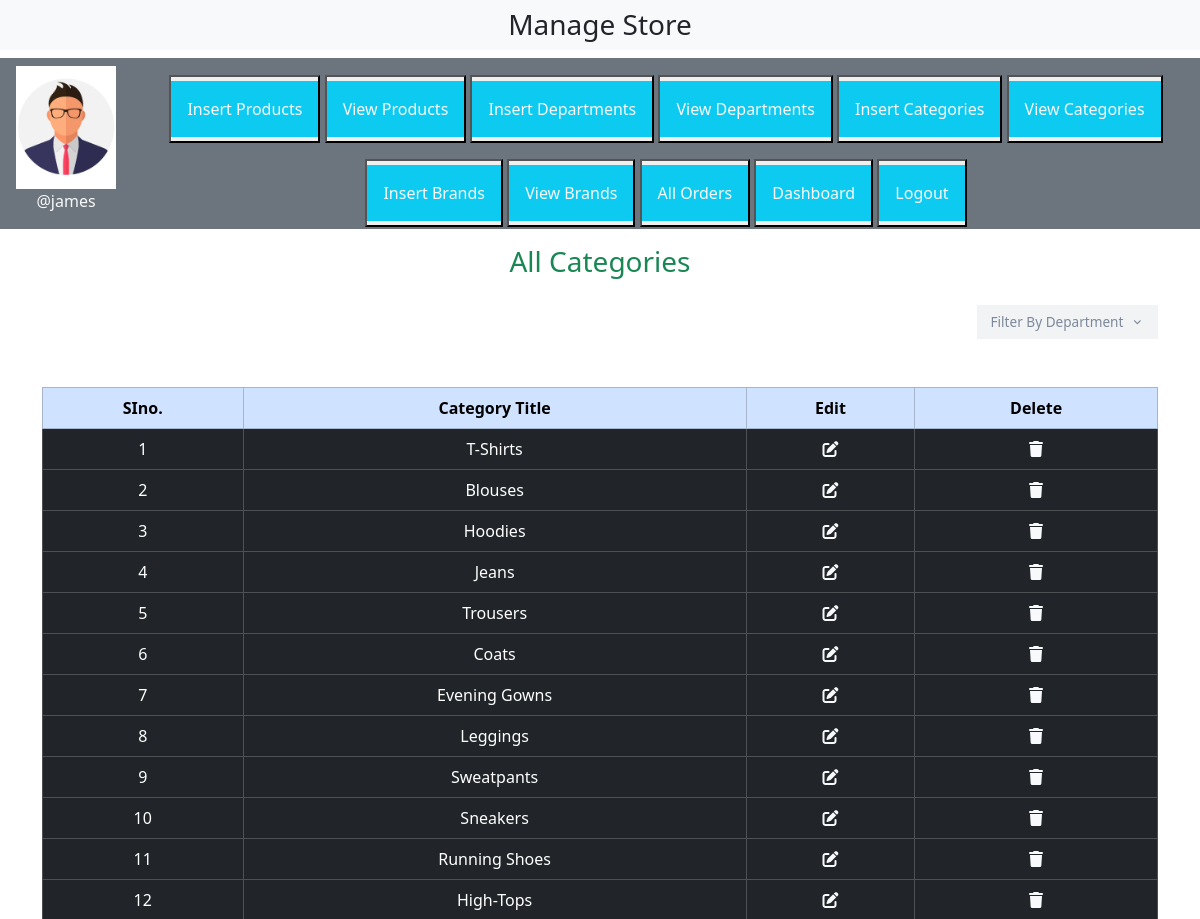
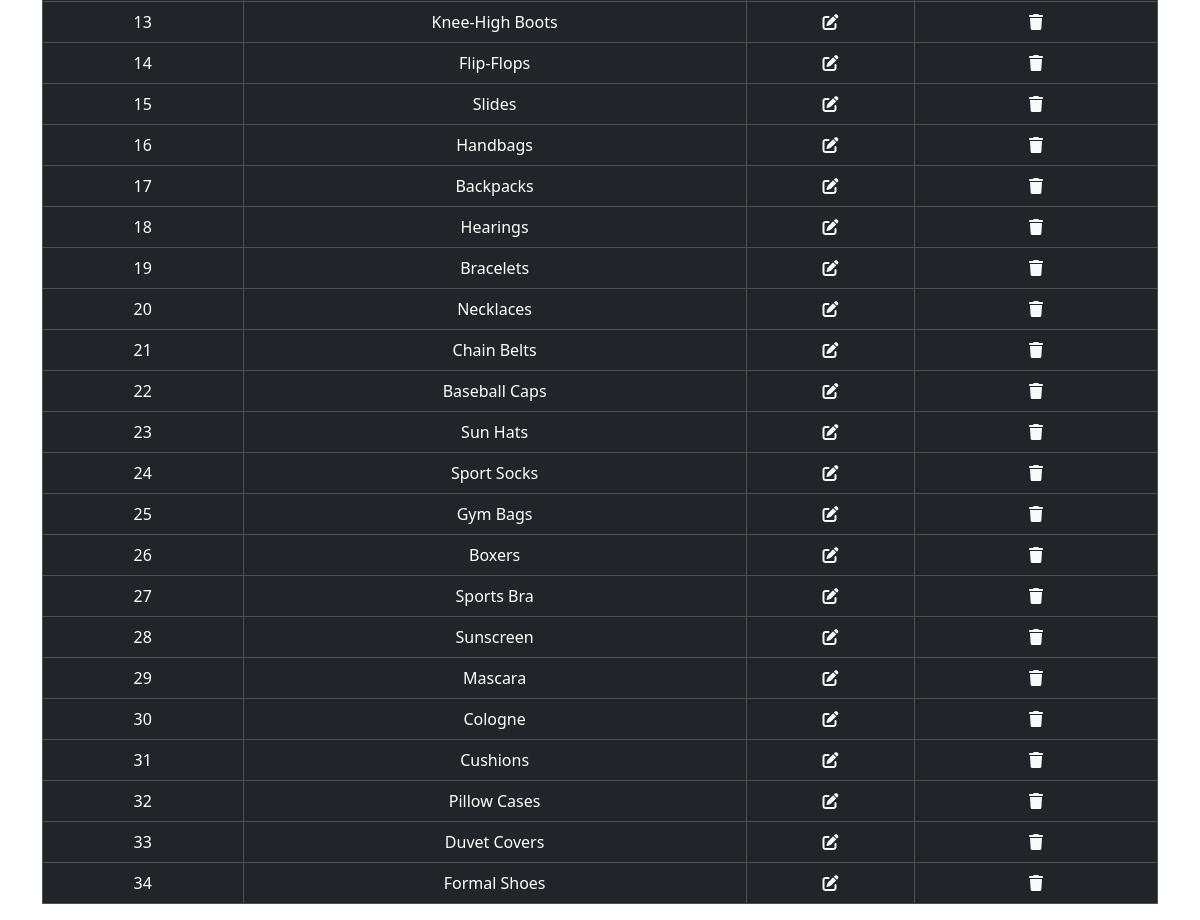
Screenshot of /admin/index.php?view_category (signed in) with the database file from the repository (2 pictures, top to bottom).
### tables this page shows
CREATE TABLE `admin_table` (
  `admin_id` int(11) NOT NULL,
  `full_name` varchar(255) NOT NULL,
  `user_name` varchar(255) NOT NULL,
  `gender` varchar(100) NOT NULL,
  `d_o_b` date NOT NULL,
  `email` varchar(255) NOT NULL,
  `contact_number` varchar(100) NOT NULL,
  `password` varchar(255) NOT NULL,
  `role` varchar(100) NOT NULL,
  `created_at` timestamp NOT NULL DEFAULT current_timestamp() ON UPDATE current_timestamp(),
  `updated_at` timestamp NOT NULL DEFAULT current_timestamp(),
  `last_login` datetime NOT NULL,
  `profile_image` varchar(255) NOT NULL,
  `status` varchar(100) NOT NULL
);

CREATE TABLE `categories` (
  `category_id` int(11) NOT NULL,
  `category_title` varchar(100) NOT NULL,
  `department_id` int(11) NOT NULL
);

### admin/store mgt/view_category.php (the view, shortened to what this page needs)
<h3 class="text-center text-success">All Categories</h3>
<div class="filter-options">
  <div class="item-sortir">
    <div class="label">
      <span class="mobile-hide">Filter By Department</span>
      <i class="ri-arrow-down-s-line"></i>
    </div>
  </div>
</div>
<table class="table table-bordered mt-5">
  <thead class="table-primary text-center">
    <tr>
      <th>SIno.</th>
      <th>Category Title</th>
      <th>Edit</th>
      <th>Delete</th>
    </tr>
  </thead>
  <tbody class="table-dark text-center" id="category-container-table">
    <?php
      $get_category = "SELECT * FROM `categories`";
      $result_category = mysqli_query($conn, $get_category);
      $si_no = 0;
      while ($row = mysqli_fetch_assoc($result_category)){
        $category_id = $row['category_id'];
        $category_title = $row['category_title'];
        $si_no += 1;
      ?>
      <tr>
        <td><?php echo $si_no ?></td>
        <td><?php echo $category_title ?></td>
        <td> <a href='index.php?edit_category=<?php echo $category_id ?>' class='text-light'><i class='fa-solid fa-pen-to-square'></i></a></td>
        <td><a href='index.php?delete_category=<?php echo $category_id ?>' class='text-light'><i class='fa-solid fa-trash'></i></a></td>
      </tr>
    <?php } ?>
  </tbody>
</table>

### admin/index.php (shortened to what this page needs)
<?php
  include('../functions/common_functions.php');
  if (!isset($_SESSION['admin'])) {
    echo "<script>window.open('admin_login.php','_self');</script>";
  } else {
    $admin = $_SESSION['admin'];
    $select_details = "SELECT * FROM admin_table WHERE user_name='$admin'";
    $exe_query = mysqli_query($conn, $select_details);
    $row_admin = mysqli_fetch_assoc($exe_query);
    $role = $row_admin['role'];
    $profile_image = $row_admin['profile_image'];
    $user_name = $row_admin['user_name'];
  }
?>
<!DOCTYPE html>
<html lang="en" dir="ltr">
  <head>
    <link href="https://cdn.jsdelivr.net/npm/bootstrap@5.3.3/dist/css/bootstrap.min.css" rel="stylesheet">
    <link rel="stylesheet" href="https://cdnjs.cloudflare.com/ajax/libs/font-awesome/6.5.2/css/all.min.css" />
    <link rel="stylesheet" href="https://cdn.jsdelivr.net/npm/remixicon@4.5.0/fonts/remixicon.min.css">
    <link rel="stylesheet" href="../style.css">
  </head>
  <body>
    <div class="container-fluid p-0">
      <div class="bg-light">
        <h3 class="text-center p-2">Manage Store</h3>
      </div>
      <div class="row">
        <div class="col-md-12 bg-secondary p1 d-flex align-items-center">
          <div class="px-3">
            <a href="#"><img src="Admin Dashboard/admin_imgs/<?php echo $profile_image ?>" class="adm_img mt-2"></a>
            <p class="text-center text-light">@<?php echo $user_name ?></p>
          </div>
          <?php
            if ($role == 'store_manager') {
              ?>
              <div class="button text-center">
                <button class="my-3"><a href="store mgt/insert_product.php" class="nav-link text-light bg-info my-1 p-3" target="_blank">Insert Products</a></button>
                <button><a href="index.php?view_products" class="nav-link text-light bg-info my-1 p-3">View Products</a></button>
                <button><a href="index.php?insert_department" class="nav-link text-light bg-info my-1 p-3">Insert Departments</a></button>
                <button><a href="index.php?view_department" class="nav-link text-light bg-info my-1 p-3">View Departments</a></button>
                <button><a href="index.php?insert_category" class="nav-link text-light bg-info my-1 p-3">Insert Categories</a></button>
                <button><a href="index.php?view_category" class="nav-link text-light bg-info my-1 p-3">View Categories</a></button>
                <button><a href="index.php?insert_brand" class="nav-link text-light bg-info my-1 p-3">Insert Brands</a></button>
                <button><a href="index.php?view_brands" class="nav-link text-light bg-info my-1 p-3">View Brands</a></button>
                <button><a href="index.php?list_orders" class="nav-link text-light bg-info my-1 p-3">All Orders</a></button>
                <button><a href="Admin Dashboard/admin_profile.php?store_manager" class="nav-link text-light bg-info my-1 p-3">Dashboard</a></button>
                <button><a href="Admin Dashboard/admin_logout.php" class="nav-link text-light bg-info my-1 p-3">Logout</a></button>
              </div>
            <?php } ?>
        </div>
      </div>
      <div class="container my-3">
        <?php
          if (isset($_GET['view_category'])) {
            include('store mgt/view_category.php');
          }
        ?>
      </div>
    </div>
  </body>
</html>

### style.css (style rules this page uses)
* { margin: 0; padding: 0; box-sizing: border-box; }
:root { --blue: #2a2185; --white: #fff; --gray: #f5f5f5; --black1: #222; --black2: #999; --light-bg-color: #f2f3f5; --light-text-color: #7c899a; --dark-color: #0a021c; --percent100: 100%; --trans-color: color .3s; }
body { overflow-x: hidden; }
.adm_img { width: 100px; object-fit: contain; }
.filter-options { display: flex; font-size: 0.85em; margin: 2em 0; justify-content: flex-end; gap: 1em; }
.item-sortir { position: relative; }
.item-sortir .label, .item-sortir ul li { display: flex; gap: 0.5em; padding: 0.5em 1em; transition: var(--trans-color); }
.item-sortir .label, .item-sortir ul { color: var(--light-text-color); background-color: var(--light-bg-color); cursor: pointer; }

### rows the page displays
admin_table: profile_image (picture), user_name "james"
categories: category_title "T-Shirts"
categories: category_title "Blouses"
categories: category_title "Hoodies"
categories: category_title "Jeans"
categories: category_title "Trousers"
categories: category_title "Coats"
categories: category_title "Evening Gowns"
categories: category_title "Leggings"
categories: category_title "Sweatpants"
categories: category_title "Sneakers"
categories: category_title "Running Shoes"
categories: category_title "High-Tops"
categories: category_title "Knee-High Boots"
categories: category_title "Flip-Flops"
categories: category_title "Slides"
categories: category_title "Handbags"
categories: category_title "Backpacks"
categories: category_title "Hearings"
categories: category_title "Bracelets"
categories: category_title "Necklaces"
categories: category_title "Chain Belts"
categories: category_title "Baseball Caps"
categories: category_title "Sun Hats"
categories: category_title "Sport Socks"
categories: category_title "Gym Bags"
categories: category_title "Boxers"
categories: category_title "Sports Bra"
categories: category_title "Sunscreen"
categories: category_title "Mascara"
categories: category_title "Cologne"
categories: category_title "Cushions"
categories: category_title "Pillow Cases"
categories: category_title "Duvet Covers"
categories: category_title "Formal Shoes"
